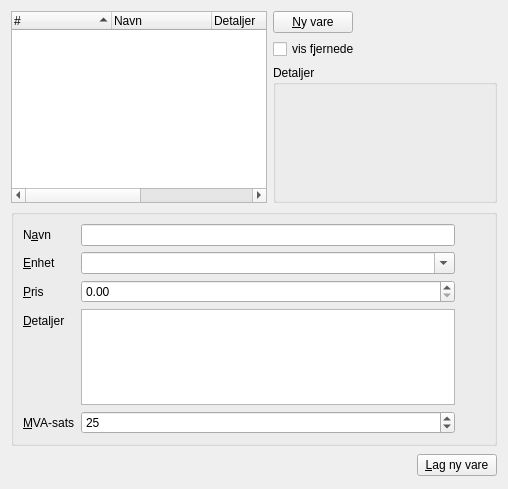
      <widget class="QWidget" name="TabPage" >
       <attribute name="title" >
        <string>&amp;Varer</string>
       </attribute>
       <layout class="QGridLayout" name="gridLayout_4" >
        <item rowspan="3" row="0" column="0" colspan="2" >
         <widget class="QTreeWidget" name="varerVareliste" >
          <property name="sizePolicy" >
           <sizepolicy vsizetype="Expanding" hsizetype="MinimumExpanding" >
            <horstretch>1</horstretch>
            <verstretch>1</verstretch>
           </sizepolicy>
          </property>
          <property name="editTriggers" >
           <set>QAbstractItemView::NoEditTriggers</set>
          </property>
          <property name="alternatingRowColors" >
           <bool>true</bool>
          </property>
          <property name="rootIsDecorated" >
           <bool>false</bool>
          </property>
          <property name="uniformRowHeights" >
           <bool>true</bool>
          </property>
          <property name="itemsExpandable" >
           <bool>false</bool>
          </property>
          <property name="sortingEnabled" >
           <bool>true</bool>
          </property>
          <property name="animated" >
           <bool>true</bool>
          </property>
          <property name="allColumnsShowFocus" >
           <bool>true</bool>
          </property>
          <property name="expandsOnDoubleClick" >
           <bool>false</bool>
          </property>
          <column>
           <property name="text" >
            <string>#</string>
           </property>
          </column>
          <column>
           <property name="text" >
            <string>Navn</string>
           </property>
          </column>
          <column>
           <property name="text" >
            <string>Detaljer</string>
           </property>
          </column>
          <column>
           <property name="text" >
            <string>Pris</string>
           </property>
          </column>
          <column>
           <property name="text" >
            <string>Enhet</string>
           </property>
          </column>
         </widget>
        </item>
        <item row="1" column="2" >
         <widget class="QCheckBox" name="varerVisFjernede" >
          <property name="sizePolicy" >
           <sizepolicy vsizetype="Fixed" hsizetype="Fixed" >
            <horstretch>0</horstretch>
            <verstretch>0</verstretch>
           </sizepolicy>
          </property>
          <property name="text" >
           <string>vis f&amp;jernede</string>
          </property>
          <property name="shortcut" >
           <string>Alt+J</string>
          </property>
         </widget>
        </item>
        <item row="2" column="2" >
         <widget class="QGroupBox" name="groupBox_4" >
          <property name="sizePolicy" >
           <sizepolicy vsizetype="Preferred" hsizetype="Preferred" >
            <horstretch>0</horstretch>
            <verstretch>0</verstretch>
           </sizepolicy>
          </property>
          <property name="title" >
           <string>Detaljer</string>
          </property>
          <layout class="QGridLayout" name="gridLayout_13" >
           <item row="2" column="0" >
            <widget class="QLabel" name="varerDetaljerTekst" >
             <property name="sizePolicy" >
              <sizepolicy vsizetype="MinimumExpanding" hsizetype="Minimum" >
               <horstretch>0</horstretch>
               <verstretch>0</verstretch>
              </sizepolicy>
             </property>
             <property name="minimumSize" >
              <size>
               <width>200</width>
               <height>0</height>
              </size>
             </property>
             <property name="textFormat" >
              <enum>Qt::RichText</enum>
             </property>
             <property name="alignment" >
              <set>Qt::AlignLeading|Qt::AlignLeft|Qt::AlignTop</set>
             </property>
             <property name="wordWrap" >
              <bool>true</bool>
             </property>
            </widget>
           </item>
          </layout>
         </widget>
        </item>
        <item row="3" column="0" colspan="3" >
         <widget class="QGroupBox" name="varerInfo" >
          <property name="title" >
           <string/>
          </property>
          <property name="flat" >
           <bool>true</bool>
          </property>
          <property name="checkable" >
           <bool>false</bool>
          </property>
          <layout class="QGridLayout" name="gridLayout_3" >
           <item row="0" column="0" >
            <layout class="QFormLayout" name="formLayout_3" >
             <property name="fieldGrowthPolicy" >
              <enum>QFormLayout::AllNonFixedFieldsGrow</enum>
             </property>
             <item row="0" column="0" >
              <widget class="QLabel" name="textLabel10" >
               <property name="text" >
                <string>N&amp;avn</string>
               </property>
               <property name="wordWrap" >
                <bool>false</bool>
               </property>
               <property name="buddy" >
                <cstring>varerInfoNavn</cstring>
               </property>
              </widget>
             </item>
             <item row="0" column="1" >
              <widget class="QLineEdit" name="varerInfoNavn" />
             </item>
             <item row="1" column="0" >
              <widget class="QLabel" name="textLabel10_2" >
               <property name="text" >
                <string>&amp;Enhet</string>
               </property>
               <property name="wordWrap" >
                <bool>false</bool>
               </property>
               <property name="buddy" >
                <cstring>varerInfoEnhet</cstring>
               </property>
              </widget>
             </item>
             <item row="1" column="1" >
              <widget class="QComboBox" name="varerInfoEnhet" >
               <property name="sizePolicy" >
                <sizepolicy vsizetype="Fixed" hsizetype="MinimumExpanding" >
                 <horstretch>1</horstretch>
                 <verstretch>0</verstretch>
                </sizepolicy>
               </property>
               <property name="editable" >
                <bool>true</bool>
               </property>
               <property name="insertPolicy" >
                <enum>QComboBox::InsertAtCurrent</enum>
               </property>
              </widget>
             </item>
             <item row="2" column="0" >
              <widget class="QLabel" name="textLabel10_4" >
               <property name="text" >
                <string>&amp;Pris</string>
               </property>
               <property name="wordWrap" >
                <bool>false</bool>
               </property>
               <property name="buddy" >
                <cstring>varerInfoPris</cstring>
               </property>
              </widget>
             </item>
             <item row="2" column="1" >
              <widget class="QDoubleSpinBox" name="varerInfoPris" >
               <property name="sizePolicy" >
                <sizepolicy vsizetype="Fixed" hsizetype="Expanding" >
                 <horstretch>7</horstretch>
                 <verstretch>0</verstretch>
                </sizepolicy>
               </property>
               <property name="maximum" >
                <double>999999999.990000009536743</double>
               </property>
              </widget>
             </item>
             <item row="3" column="0" >
              <widget class="QLabel" name="textLabel10_3" >
               <property name="text" >
                <string>&amp;Detaljer</string>
               </property>
               <property name="wordWrap" >
                <bool>false</bool>
               </property>
               <property name="buddy" >
                <cstring>varerInfoDetaljer</cstring>
               </property>
              </widget>
             </item>
             <item row="3" column="1" >
              <widget class="QPlainTextEdit" name="varerInfoDetaljer" >
               <property name="maximumSize" >
                <size>
                 <width>16777215</width>
                 <height>96</height>
                </size>
               </property>
               <property name="tabChangesFocus" >
                <bool>true</bool>
               </property>
              </widget>
             </item>
             <item row="4" column="0" >
              <widget class="QLabel" name="textLabel7_3" >
               <property name="text" >
                <string>&amp;MVA-sats</string>
               </property>
               <property name="wordWrap" >
                <bool>false</bool>
               </property>
               <property name="buddy" >
                <cstring>varerInfoMva</cstring>
               </property>
              </widget>
             </item>
             <item row="4" column="1" >
              <widget class="QSpinBox" name="varerInfoMva" >
               <property name="value" >
                <number>25</number>
               </property>
              </widget>
             </item>
            </layout>
           </item>
           <item row="0" column="1" >
            <layout class="QVBoxLayout" name="verticalLayout_5" >
             <item>
              <widget class="QLabel" name="varerInfoKryss" >
               <property name="minimumSize" >
                <size>
                 <width>24</width>
                 <height>24</height>
                </size>
               </property>
               <property name="maximumSize" >
                <size>
                 <width>24</width>
                 <height>24</height>
                </size>
               </property>
               <property name="text" >
                <string/>
               </property>
               <property name="pixmap" >
                <pixmap resource="../../faktura.qrc" >:/pix/cross.svg</pixmap>
               </property>
               <property name="scaledContents" >
                <bool>true</bool>
               </property>
              </widget>
             </item>
             <item>
              <spacer name="verticalSpacer" >
               <property name="orientation" >
                <enum>Qt::Vertical</enum>
               </property>
               <property name="sizeHint" stdset="0" >
                <size>
                 <width>20</width>
                 <height>40</height>
                </size>
               </property>
              </spacer>
             </item>
            </layout>
           </item>
          </layout>
         </widget>
        </item>
        <item row="4" column="0" colspan="3" >
         <layout class="QHBoxLayout" name="horizontalLayout_11" >
          <item>
           <spacer name="horizontalSpacer_3" >
            <property name="orientation" >
             <enum>Qt::Horizontal</enum>
            </property>
            <property name="sizeType" >
             <enum>QSizePolicy::Expanding</enum>
            </property>
            <property name="sizeHint" stdset="0" >
             <size>
              <width>248</width>
              <height>26</height>
             </size>
            </property>
           </spacer>
          </item>
          <item>
           <widget class="QPushButton" name="varerInfoLegginn" >
            <property name="sizePolicy" >
             <sizepolicy vsizetype="Fixed" hsizetype="Fixed" >
              <horstretch>0</horstretch>
              <verstretch>0</verstretch>
             </sizepolicy>
            </property>
            <property name="text" >
             <string>&amp;Lag ny vare</string>
            </property>
            <property name="shortcut" >
             <string>Alt+L</string>
            </property>
           </widget>
          </item>
         </layout>
        </item>
        <item row="0" column="2" >
         <widget class="QPushButton" name="varerNy" >
          <property name="sizePolicy" >
           <sizepolicy vsizetype="Fixed" hsizetype="Fixed" >
            <horstretch>0</horstretch>
            <verstretch>0</verstretch>
           </sizepolicy>
          </property>
          <property name="text" >
           <string>&amp;Ny vare</string>
          </property>
          <property name="shortcut" >
           <string>Alt+N</string>
          </property>
         </widget>
        </item>
       </layout>
       <zorder>varerVareliste</zorder>
       <zorder>varerVisFjernede</zorder>
       <zorder>groupBox_4</zorder>
       <zorder>varerInfo</zorder>
       <zorder></zorder>
       <zorder>varerNy</zorder>
      </widget>
